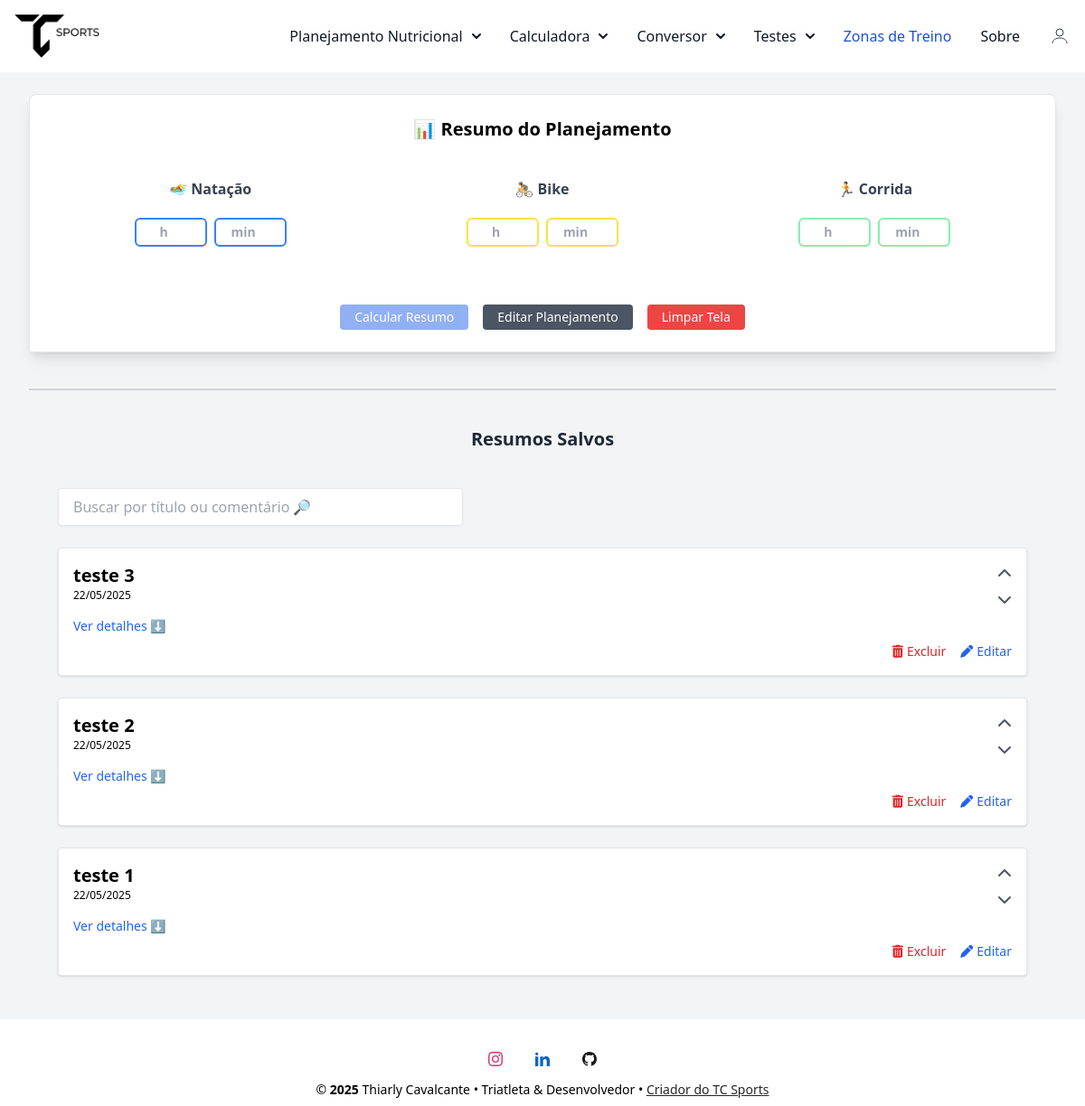
/resumo (signed in), run on an earlier commit of the app's database.
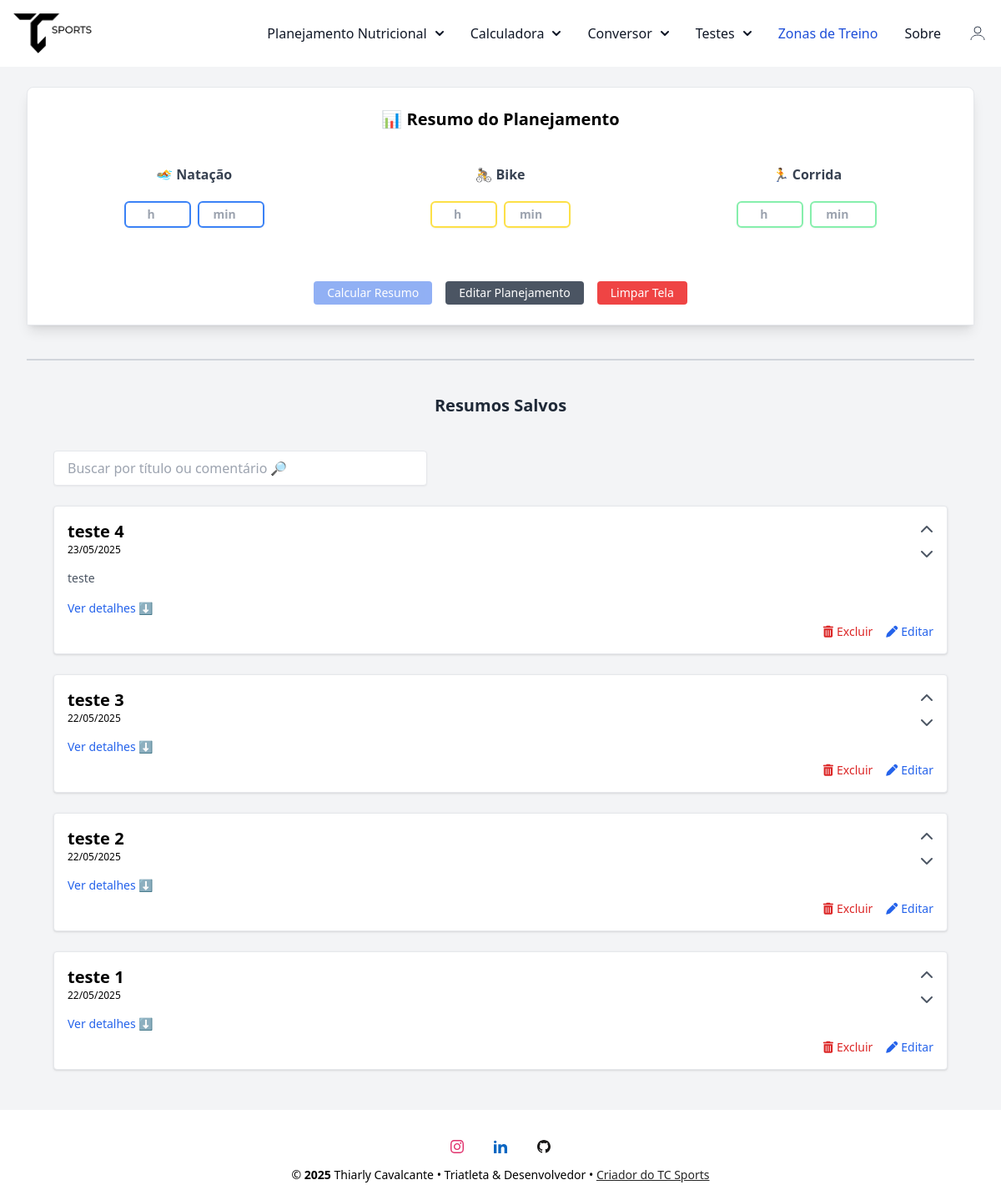
And on a later commit of the database.
### conversor/models.py (models this page shows, shortened)
class ResumoSalvo(database.Model):
    __tablename__ = 'resumos_salvos'
    id = database.Column(database.Integer, primary_key=True)
    user_id = database.Column(database.Integer, database.ForeignKey('user.id'), nullable=False)
    nome_treino = database.Column(database.String(100), nullable=False)
    data = database.Column(database.Date, nullable=False)
    comentario = database.Column(database.Text)
    resumo_dados = database.Column(database.JSON, nullable=False)
    suplementos_utilizados = database.Column(database.Text, nullable=True)  # ✅ Novo campo
    tempo_natacao = database.Column(database.Float)
    tempo_bike = database.Column(database.Float)
    tempo_corrida = database.Column(database.Float)
    tempo_total = database.Column(database.Float)
    ordem = database.Column(database.Integer, nullable=False, default=0)
    criado_em = database.Column(database.DateTime, default=datetime.utcnow)

### conversor/router.py (the view, shortened to what this page needs)
@app.route('/resumo', methods=['GET', 'POST'])
@login_required
def resumo_view():
    form = ResumoForm()
    if request.method == 'POST' and 'limpar' in request.form:
        return redirect(url_for('resumo_view'))
    itens = PlanejamentoItem.query.filter_by(user_id=current_user.id).all()
    itens_utilizados = [f"{item.quantidade}x {item.suplemento.nome}" for item in itens if item.suplemento]
    itens_utilizados_str = ", ".join(itens_utilizados)
    totais = calcular_totais_planejamento(itens)
    totais_por_hora = {}
    tempo_total = 0
    resumo_dados = {}
    search = request.args.get("search", "").strip()
    resumos_query = ResumoSalvo.query.filter_by(user_id=current_user.id)
    resumos = resumos_query.order_by(ResumoSalvo.ordem.desc(), ResumoSalvo.id.desc()).all()
    return render_template(
        "resumo.html",
        form=form,
        totais=totais_por_hora,
        resumo=resumo_dados,
        tempo_total=round(tempo_total, 2),
        current_date=date.today().isoformat(),
        resumos=resumos,  # <-- novo contexto
        itens_utilizados=itens_utilizados_str
    )

### conversor/forms.py
class ResumoForm(FlaskForm):
    tempo_natacao_horas = IntegerField('Horas Natação', validators=[Optional(), NumberRange(min=0)])
    tempo_bike_horas = IntegerField('Horas Bike', validators=[Optional(), NumberRange(min=0)])
    tempo_corrida_horas = IntegerField('Horas Corrida', validators=[Optional(), NumberRange(min=0)])
    tempo_natacao_minutos = IntegerField('Minutos Natação', validators=[Optional(), NumberRange(min=0, max=59)])
    tempo_bike_minutos = IntegerField('Minutos Bike', validators=[Optional(), NumberRange(min=0, max=59)])
    tempo_corrida_minutos = IntegerField('Minutos Corrida', validators=[Optional(), NumberRange(min=0, max=59)])
    submit_calcular = SubmitField('Calcular Resumo')
    submit_limpar = SubmitField('Limpar Tela')
    submit_salvar = SubmitField('Salvar Resumo')  # se já quiser prever esse botão

### conversor/models.py (called while the page is built)
@login_manager.user_loader
def load_user(user_id):
    return User.query.get(int(user_id))

### conversor/templates/resumo.html (shortened to what the changed rows need)
{% extends "base.html" %}
{% block content %}
<div class="max-w-7xl mx-auto px-4 sm:px-6 lg:px-8 py-6 space-y-10">
  <div class="bg-white rounded-t-lg shadow-lg p-6 border border-gray-200">
    <h2 class="text-xl text-center font-semibold mb-6 sm:mb-10">📊 Resumo do Planejamento</h2>
</div>
{% if resumos %}
<div class="text-center mb-6">
  <h2 class="text-xl font-bold text-gray-800"> Resumos Salvos</h2>
</div>
<div class="mt-10 max-w-8xl mx-auto px-4 sm:px-6 lg:px-8">
  <div id="resumosContainer">
    {% set icones = {
      "Macronutrientes": "⛽️",
      "Eletrólitos": "💧",
      "Vitaminas": "💊",
      "Estimulantes e Compostos": "🔥",
      "Aminoácidos": "🧬"
    } %}
    {% set cores = {
      "Macronutrientes": "bg-blue-400",
      "Eletrólitos": "bg-blue-300",
      "Estimulantes e Compostos": "bg-blue-200",
      "Vitaminas": "bg-blue-100",
      "Aminoácidos": "bg-blue-50"
    } %}
    {% for resumo in resumos %}
    <div class="bg-white rounded shadow p-4 mb-6 border border-gray-200">
      <div class="flex justify-between items-start">
        <div onclick="toggleResumo('resumo-{{ loop.index }}')" class="cursor-pointer w-full">
          <h3 class="text-xl font-semibold">{{ resumo.nome_treino }}</h3>
          <div class="text-xs mb-4">{{ resumo.data.strftime('%d/%m/%Y') }}</div>
          <div class="text-sm text-gray-600 whitespace-pre-wrap font-sans">{{ resumo.comentario }}</div>
          <div class="text-sm text-blue-600 mt-4 cursor-pointer detalhes-link" data-id="resumo-{{ loop.index }}">Ver detalhes ⬇</div>
        </div>
        <div class="flex flex-col items-center space-y-1 sm:ml-4">
          <a href="/resumo/mover_cima/{{ resumo.id }}" title="Mover para cima" class="text-gray-600 hover:text-black">
            <i class="fas fa-chevron-up"></i>
          </a>
          <a href="/resumo/mover_baixo/{{ resumo.id }}" title="Mover para baixo" class="text-gray-600 hover:text-black">
            <i class="fas fa-chevron-down"></i>
          </a>
        </div>
      </div>
      <div class="mt-4 flex justify-end sm:justify-between items-center sm:mt-2">
        <div class="hidden sm:flex gap-4 ml-auto">
          <form method="POST" action="{{ url_for('deletar_resumo', id=resumo.id) }}" onsubmit="return confirm('Tem certeza que deseja excluir este resumo?');">
            <button type="submit" class="flex items-center gap-1 text-sm text-red-600 hover:underline">
              <i class="fas fa-trash-alt"></i> Excluir
            </button>
          </form>
          <a href="{{ url_for('editar_resumo', id=resumo.id) }}" class="flex items-center gap-1 text-sm text-blue-600 hover:underline">
            <i class="fas fa-pen"></i> Editar
          </a>
        </div>
      </div>
        {% set ordem = ["Macronutrientes", "Eletrólitos", "Estimulantes e Compostos", "Vitaminas",  "Aminoácidos"] %}
        {% set ordem_eletrolitos = ["Sódio", "Magnésio", "Potássio", "Cálcio"] %}
    </div>
    {% endfor %}
  </div>
</div>
{% endif %}
{% endblock %}

What changed in the data, as far as the page shows it:
added ResumoSalvo: nome_treino "teste 4", data "23/05/2025", comentario "teste"
